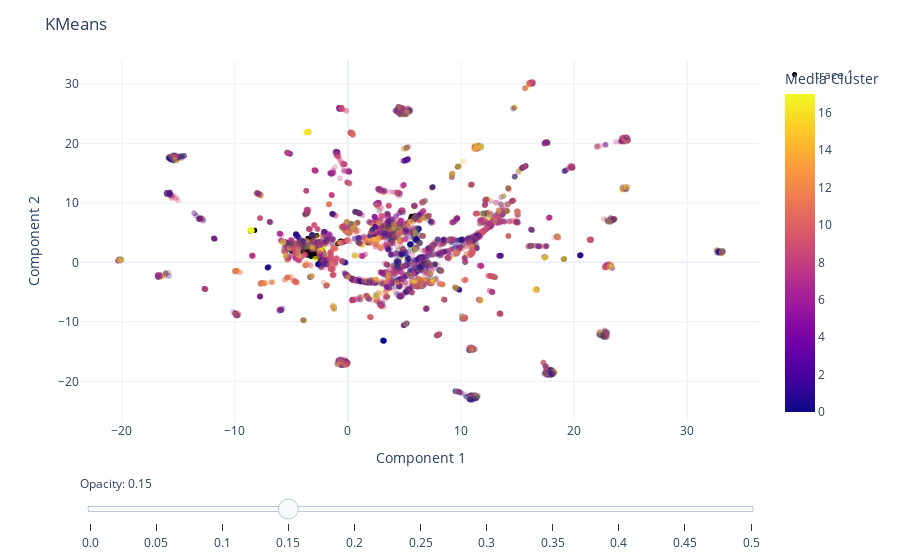

Notebook code for this chart:
### Code cell
# Plot the training points
fig = px.scatter(
    data_frame = train_2d,
    x = "Component 1",
    y = "Component 2", # Change components to visualize each of the 30 dimensions
    color = "Media Cluster",
    hover_data = ["taxon_id", "Target", "KMeans Cluster"],
    opacity = 0.3
) 

# Add the test points as a scatter trace
fig.add_trace(
    go.Scatter(
        x=test_2d["Component 1"],  # x coordinates
        y=test_2d["Component 2"],  # y coordinates
        mode='markers',
        marker=dict(
            color='black',  
            size=5,  
            opacity=1.0 
        ),
        text=test_2d["taxon_id"]  # marker hover text
    )
)

# Opacity slider
steps = []
for i in range(11):  # 0 to 1 in steps of 0.1
    step = dict(
        method="restyle",
        args=[{"marker.opacity": [i/20]}, [0]],  # Adjust opacity of the first trace only
        label=str(i/20)
    )
    steps.append(step)
sliders = [dict(
    active=3,  # initial value corresponding to opacity=0.3
    currentvalue={"prefix": "Opacity: "},
    pad={"t": 50},
    steps=steps
)]

fig.update_layout(
    sliders=sliders,
    title="KMeans",
    template="plotly_white",
)

fig.show()

### Figure 1 — Plotly figure (JSON) as saved in the notebook; plotly's stock layout.template omitted (floating-point values rounded to 4 significant figures; data arrays with more than 128 entries replaced by an {"elided": "..."} marker saying what was removed)
{"data": [{"customdata": {"elided": "8464x3 mixed values"}, "hovertemplate": "Component 1=%{x}<br>Component 2=%{y}<br>taxon_id=%{customdata[0]}<br>Target=%{customdata[1]}<br>KMeans Cluster=%{customdata[2]}<br>Media Cluster=%{marker.color}<extra></extra>", "legendgroup": "", "marker": {"color": {"elided": "8464 int values"}, "coloraxis": "coloraxis", "opacity": 0.3, "symbol": "circle"}, "mode": "markers", "name": "", "showlegend": false, "type": "scattergl", "x": {"elided": "8464 float values"}, "xaxis": "x", "y": {"elided": "8464 float values"}, "yaxis": "y"}, {"marker": {"color": "black", "opacity": 1, "size": 5}, "mode": "markers", "text": {"elided": "247 str values"}, "type": "scatter", "x": {"elided": "247 float values"}, "y": {"elided": "247 float values"}}], "layout": {"coloraxis": {"colorbar": {"title": {"text": "Media Cluster"}}, "colorscale": [[0, "#0d0887"], [0.1111, "#46039f"], [0.2222, "#7201a8"], [0.3333, "#9c179e"], [0.4444, "#bd3786"], [0.5556, "#d8576b"], [0.6667, "#ed7953"], [0.7778, "#fb9f3a"], [0.8889, "#fdca26"], [1, "#f0f921"]]}, "legend": {"tracegroupgap": 0}, "margin": {"t": 60}, "sliders": [{"active": 3, "currentvalue": {"prefix": "Opacity: "}, "pad": {"t": 50}, "steps": [{"args": [{"marker.opacity": [0]}, [0]], "label": "0.0", "method": "restyle"}, {"args": [{"marker.opacity": [0.05]}, [0]], "label": "0.05", "method": "restyle"}, {"args": [{"marker.opacity": [0.1]}, [0]], "label": "0.1", "method": "restyle"}, {"args": [{"marker.opacity": [0.15]}, [0]], "label": "0.15", "method": "restyle"}, {"args": [{"marker.opacity": [0.2]}, [0]], "label": "0.2", "method": "restyle"}, {"args": [{"marker.opacity": [0.25]}, [0]], "label": "0.25", "method": "restyle"}, {"args": [{"marker.opacity": [0.3]}, [0]], "label": "0.3", "method": "restyle"}, {"args": [{"marker.opacity": [0.35]}, [0]], "label": "0.35", "method": "restyle"}, {"args": [{"marker.opacity": [0.4]}, [0]], "label": "0.4", "method": "restyle"}, {"args": [{"marker.opacity": [0.45]}, [0]], "label": "0.45", "method": "restyle"}, {"args": [{"marker.opacity": [0.5]}, [0]], "label": "0.5", "method": "restyle"}]}], "title": {"text": "KMeans"}, "xaxis": {"anchor": "y", "domain": [0, 1], "title": {"text": "Component 1"}}, "yaxis": {"anchor": "x", "domain": [0, 1], "title": {"text": "Component 2"}}}}
